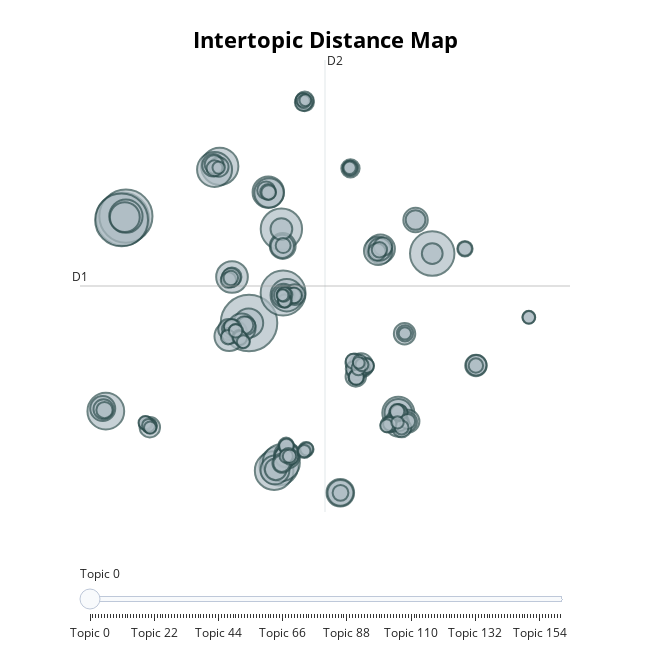

Here is the notebook cell this chart was saved with:
### Code cell
topic_model.visualize_topics()

### Figure 1 — Plotly figure (JSON) as saved in the notebook; plotly's stock layout.template omitted (floating-point values rounded to 4 significant figures; data arrays with more than 128 entries replaced by an {"elided": "..."} marker saying what was removed)
{"data": [{"customdata": {"elided": "162x3 mixed values"}, "hovertemplate": "<b>Topic %{customdata[0]}</b><br>Words: %{customdata[1]}<br>Size: %{customdata[2]}", "legendgroup": "", "marker": {"color": "#B0BEC5", "line": {"color": "DarkSlateGrey", "width": 2}, "size": {"elided": "162 int values"}, "sizemode": "area", "sizeref": 0.1437, "symbol": "circle"}, "mode": "markers", "name": "", "orientation": "v", "showlegend": false, "type": "scatter", "x": {"elided": "162 float values"}, "xaxis": "x", "y": {"elided": "162 float values"}, "yaxis": "y"}], "layout": {"annotations": [{"showarrow": false, "text": "D1", "x": -12.14, "y": 6.414, "yshift": 10}, {"showarrow": false, "text": "D2", "x": 4.918, "xshift": 10, "y": 24.69}], "height": 650, "hoverlabel": {"bgcolor": "white", "font": {"family": "Rockwell", "size": 16}}, "legend": {"itemsizing": "constant", "tracegroupgap": 0}, "margin": {"t": 60}, "shapes": [{"line": {"color": "#CFD8DC", "width": 2}, "type": "line", "x0": 4.918, "x1": 4.918, "y0": -11.86, "y1": 24.69}, {"line": {"color": "#9E9E9E", "width": 2}, "type": "line", "x0": -12.14, "x1": 21.98, "y0": 6.414, "y1": 6.414}], "sliders": [{"active": 0, "pad": {"t": 50}, "steps": [{"args": [{"marker.color": {"elided": "1x162 str values"}}], "label": "Topic 0", "method": "update"}, {"args": [{"marker.color": {"elided": "1x162 str values"}}], "label": "Topic 1", "method": "update"}, {"args": [{"marker.color": {"elided": "1x162 str values"}}], "label": "Topic 2", "method": "update"}, {"args": [{"marker.color": {"elided": "1x162 str values"}}], "label": "Topic 3", "method": "update"}, {"args": [{"marker.color": {"elided": "1x162 str values"}}], "label": "Topic 4", "method": "update"}, {"args": [{"marker.color": {"elided": "1x162 str values"}}], "label": "Topic 5", "method": "update"}, {"args": [{"marker.color": {"elided": "1x162 str values"}}], "label": "Topic 6", "method": "update"}, {"args": [{"marker.color": {"elided": "1x162 str values"}}], "label": "Topic 7", "method": "update"}, {"args": [{"marker.color": {"elided": "1x162 str values"}}], "label": "Topic 8", "method": "update"}, {"args": [{"marker.color": {"elided": "1x162 str values"}}], "label": "Topic 9", "method": "update"}, {"args": [{"marker.color": {"elided": "1x162 str values"}}], "label": "Topic 10", "method": "update"}, {"args": [{"marker.color": {"elided": "1x162 str values"}}], "label": "Topic 11", "method": "update"}, {"args": [{"marker.color": {"elided": "1x162 str values"}}], "label": "Topic 12", "method": "update"}, {"args": [{"marker.color": {"elided": "1x162 str values"}}], "label": "Topic 13", "method": "update"}, {"args": [{"marker.color": {"elided": "1x162 str values"}}], "label": "Topic 14", "method": "update"}, {"args": [{"marker.color": {"elided": "1x162 str values"}}], "label": "Topic 15", "method": "update"}, {"args": [{"marker.color": {"elided": "1x162 str values"}}], "label": "Topic 16", "method": "update"}, {"args": [{"marker.color": {"elided": "1x162 str values"}}], "label": "Topic 17", "method": "update"}, {"args": [{"marker.color": {"elided": "1x162 str values"}}], "label": "Topic 18", "method": "update"}, {"args": [{"marker.color": {"elided": "1x162 str values"}}], "label": "Topic 19", "method": "update"}, {"args": [{"marker.color": {"elided": "1x162 str values"}}], "label": "Topic 20", "method": "update"}, {"args": [{"marker.color": {"elided": "1x162 str values"}}], "label": "Topic 21", "method": "update"}, {"args": [{"marker.color": {"elided": "1x162 str values"}}], "label": "Topic 22", "method": "update"}, {"args": [{"marker.color": {"elided": "1x162 str values"}}], "label": "Topic 23", "method": "update"}, {"args": [{"marker.color": {"elided": "1x162 str values"}}], "label": "Topic 24", "method": "update"}, {"args": [{"marker.color": {"elided": "1x162 str values"}}], "label": "Topic 25", "method": "update"}, {"args": [{"marker.color": {"elided": "1x162 str values"}}], "label": "Topic 26", "method": "update"}, {"args": [{"marker.color": {"elided": "1x162 str values"}}], "label": "Topic 27", "method": "update"}, {"args": [{"marker.color": {"elided": "1x162 str values"}}], "label": "Topic 28", "method": "update"}, {"args": [{"marker.color": {"elided": "1x162 str values"}}], "label": "Topic 29", "method": "update"}, {"args": [{"marker.color": {"elided": "1x162 str values"}}], "label": "Topic 30", "method": "update"}, {"args": [{"marker.color": {"elided": "1x162 str values"}}], "label": "Topic 31", "method": "update"}, {"args": [{"marker.color": {"elided": "1x162 str values"}}], "label": "Topic 32", "method": "update"}, {"args": [{"marker.color": {"elided": "1x162 str values"}}], "label": "Topic 33", "method": "update"}, {"args": [{"marker.color": {"elided": "1x162 str values"}}], "label": "Topic 34", "method": "update"}, {"args": [{"marker.color": {"elided": "1x162 str values"}}], "label": "Topic 35", "method": "update"}, {"args": [{"marker.color": {"elided": "1x162 str values"}}], "label": "Topic 36", "method": "update"}, {"args": [{"marker.color": {"elided": "1x162 str values"}}], "label": "Topic 37", "method": "update"}, {"args": [{"marker.color": {"elided": "1x162 str values"}}], "label": "Topic 38", "method": "update"}, {"args": [{"marker.color": {"elided": "1x162 str values"}}], "label": "Topic 39", "method": "update"}, {"args": [{"marker.color": {"elided": "1x162 str values"}}], "label": "Topic 40", "method": "update"}, {"args": [{"marker.color": {"elided": "1x162 str values"}}], "label": "Topic 41", "method": "update"}, {"args": [{"marker.color": {"elided": "1x162 str values"}}], "label": "Topic 42", "method": "update"}, {"args": [{"marker.color": {"elided": "1x162 str values"}}], "label": "Topic 43", "method": "update"}, {"args": [{"marker.color": {"elided": "1x162 str values"}}], "label": "Topic 44", "method": "update"}, {"args": [{"marker.color": {"elided": "1x162 str values"}}], "label": "Topic 45", "method": "update"}, {"args": [{"marker.color": {"elided": "1x162 str values"}}], "label": "Topic 46", "method": "update"}, {"args": [{"marker.color": {"elided": "1x162 str values"}}], "label": "Topic 47", "method": "update"}, {"args": [{"marker.color": {"elided": "1x162 str values"}}], "label": "Topic 48", "method": "update"}, {"args": [{"marker.color": {"elided": "1x162 str values"}}], "label": "Topic 49", "method": "update"}, {"args": [{"marker.color": {"elided": "1x162 str values"}}], "label": "Topic 50", "method": "update"}, {"args": [{"marker.color": {"elided": "1x162 str values"}}], "label": "Topic 51", "method": "update"}, {"args": [{"marker.color": {"elided": "1x162 str values"}}], "label": "Topic 52", "method": "update"}, {"args": [{"marker.color": {"elided": "1x162 str values"}}], "label": "Topic 53", "method": "update"}, {"args": [{"marker.color": {"elided": "1x162 str values"}}], "label": "Topic 54", "method": "update"}, {"args": [{"marker.color": {"elided": "1x162 str values"}}], "label": "Topic 55", "method": "update"}, {"args": [{"marker.color": {"elided": "1x162 str values"}}], "label": "Topic 56", "method": "update"}, {"args": [{"marker.color": {"elided": "1x162 str values"}}], "label": "Topic 57", "method": "update"}, {"args": [{"marker.color": {"elided": "1x162 str values"}}], "label": "Topic 58", "method": "update"}, {"args": [{"marker.color": {"elided": "1x162 str values"}}], "label": "Topic 59", "method": "update"}, {"args": [{"marker.color": {"elided": "1x162 str values"}}], "label": "Topic 60", "method": "update"}, {"args": [{"marker.color": {"elided": "1x162 str values"}}], "label": "Topic 61", "method": "update"}, {"args": [{"marker.color": {"elided": "1x162 str values"}}], "label": "Topic 62", "method": "update"}, {"args": [{"marker.color": {"elided": "1x162 str values"}}], "label": "Topic 63", "method": "update"}, {"args": [{"marker.color": {"elided": "1x162 str values"}}], "label": "Topic 64", "method": "update"}, {"args": [{"marker.color": {"elided": "1x162 str values"}}], "label": "Topic 65", "method": "update"}, {"args": [{"marker.color": {"elided": "1x162 str values"}}], "label": "Topic 66", "method": "update"}, {"args": [{"marker.color": {"elided": "1x162 str values"}}], "label": "Topic 67", "method": "update"}, {"args": [{"marker.color": {"elided": "1x162 str values"}}], "label": "Topic 68", "method": "update"}, {"args": [{"marker.color": {"elided": "1x162 str values"}}], "label": "Topic 69", "method": "update"}, {"args": [{"marker.color": {"elided": "1x162 str values"}}], "label": "Topic 70", "method": "update"}, {"args": [{"marker.color": {"elided": "1x162 str values"}}], "label": "Topic 71", "method": "update"}, {"args": [{"marker.color": {"elided": "1x162 str values"}}], "label": "Topic 72", "method": "update"}, {"args": [{"marker.color": {"elided": "1x162 str values"}}], "label": "Topic 73", "method": "update"}, {"args": [{"marker.color": {"elided": "1x162 str values"}}], "label": "Topic 74", "method": "update"}, {"args": [{"marker.color": {"elided": "1x162 str values"}}], "label": "Topic 75", "method": "update"}, {"args": [{"marker.color": {"elided": "1x162 str values"}}], "label": "Topic 76", "method": "update"}, {"args": [{"marker.color": {"elided": "1x162 str values"}}], "label": "Topic 77", "method": "update"}, {"args": [{"marker.color": {"elided": "1x162 str values"}}], "label": "Topic 78", "method": "update"}, {"args": [{"marker.color": {"elided": "1x162 str values"}}], "label": "Topic 79", "method": "update"}, {"args": [{"marker.color": {"elided": "1x162 str values"}}], "label": "Topic 80", "method": "update"}, {"args": [{"marker.color": {"elided": "1x162 str values"}}], "label": "Topic 81", "method": "update"}, {"args": [{"marker.color": {"elided": "1x162 str values"}}], "label": "Topic 82", "method": "update"}, {"args": [{"marker.color": {"elided": "1x162 str values"}}], "label": "Topic 83", "method": "update"}, {"args": [{"marker.color": {"elided": "1x162 str values"}}], "label": "Topic 84", "method": "update"}, {"args": [{"marker.color": {"elided": "1x162 str values"}}], "label": "Topic 85", "method": "update"}, {"args": [{"marker.color": {"elided": "1x162 str values"}}], "label": "Topic 86", "method": "update"}, {"args": [{"marker.color": {"elided": "1x162 str values"}}], "label": "Topic 87", "method": "update"}, {"args": [{"marker.color": {"elided": "1x162 str values"}}], "label": "Topic 88", "method": "update"}, {"args": [{"marker.color": {"elided": "1x162 str values"}}], "label": "Topic 89", "method": "update"}, {"args": [{"marker.color": {"elided": "1x162 str values"}}], "label": "Topic 90", "method": "update"}, {"args": [{"marker.color": {"elided": "1x162 str values"}}], "label": "Topic 91", "method": "update"}, {"args": [{"marker.color": {"elided": "1x162 str values"}}], "label": "Topic 92", "method": "update"}, {"args": [{"marker.color": {"elided": "1x162 str values"}}], "label": "Topic 93", "method": "update"}, {"args": [{"marker.color": {"elided": "1x162 str values"}}], "label": "Topic 94", "method": "update"}, {"args": [{"marker.color": {"elided": "1x162 str values"}}], "label": "Topic 95", "method": "update"}, {"args": [{"marker.color": {"elided": "1x162 str values"}}], "label": "Topic 96", "method": "update"}, {"args": [{"marker.color": {"elided": "1x162 str values"}}], "label": "Topic 97", "method": "update"}, {"args": [{"marker.color": {"elided": "1x162 str values"}}], "label": "Topic 98", "method": "update"}, {"args": [{"marker.color": {"elided": "1x162 str values"}}], "label": "Topic 99", "method": "update"}, {"args": [{"marker.color": {"elided": "1x162 str values"}}], "label": "Topic 100", "method": "update"}, {"args": [{"marker.color": {"elided": "1x162 str values"}}], "label": "Topic 101", "method": "update"}, {"args": [{"marker.color": {"elided": "1x162 str values"}}], "label": "Topic 102", "method": "update"}, {"args": [{"marker.color": {"elided": "1x162 str values"}}], "label": "Topic 103", "method": "update"}, {"args": [{"marker.color": {"elided": "1x162 str values"}}], "label": "Topic 104", "method": "update"}, {"args": [{"marker.color": {"elided": "1x162 str values"}}], "label": "Topic 105", "method": "update"}, {"args": [{"marker.color": {"elided": "1x162 str values"}}], "label": "Topic 106", "method": "update"}, {"args": [{"marker.color": {"elided": "1x162 str values"}}], "label": "Topic 107", "method": "update"}, {"args": [{"marker.color": {"elided": "1x162 str values"}}], "label": "Topic 108", "method": "update"}, {"args": [{"marker.color": {"elided": "1x162 str values"}}], "label": "Topic 109", "method": "update"}, {"args": [{"marker.color": {"elided": "1x162 str values"}}], "label": "Topic 110", "method": "update"}, {"args": [{"marker.color": {"elided": "1x162 str values"}}], "label": "Topic 111", "method": "update"}, {"args": [{"marker.color": {"elided": "1x162 str values"}}], "label": "Topic 112", "method": "update"}, {"args": [{"marker.color": {"elided": "1x162 str values"}}], "label": "Topic 113", "method": "update"}, {"args": [{"marker.color": {"elided": "1x162 str values"}}], "label": "Topic 114", "method": "update"}, {"args": [{"marker.color": {"elided": "1x162 str values"}}], "label": "Topic 115", "method": "update"}, {"args": [{"marker.color": {"elided": "1x162 str values"}}], "label": "Topic 116", "method": "update"}, {"args": [{"marker.color": {"elided": "1x162 str values"}}], "label": "Topic 117", "method": "update"}, {"args": [{"marker.color": {"elided": "1x162 str values"}}], "label": "Topic 118", "method": "update"}, {"args": [{"marker.color": {"elided": "1x162 str values"}}], "label": "Topic 119", "method": "update"}, {"args": [{"marker.color": {"elided": "1x162 str values"}}], "label": "Topic 120", "method": "update"}, {"args": [{"marker.color": {"elided": "1x162 str values"}}], "label": "Topic 121", "method": "update"}, {"args": [{"marker.color": {"elided": "1x162 str values"}}], "label": "Topic 122", "method": "update"}, {"args": [{"marker.color": {"elided": "1x162 str values"}}], "label": "Topic 123", "method": "update"}, {"args": [{"marker.color": {"elided": "1x162 str values"}}], "label": "Topic 124", "method": "update"}, {"args": [{"marker.color": {"elided": "1x162 str values"}}], "label": "Topic 125", "method": "update"}, {"args": [{"marker.color": {"elided": "1x162 str values"}}], "label": "Topic 126", "method": "update"}, {"args": [{"marker.color": {"elided": "1x162 str values"}}], "label": "Topic 127", "method": "update"}, {"args": [{"marker.color": {"elided": "1x162 str values"}}], "label": "Topic 128", "method": "update"}, {"args": [{"marker.color": {"elided": "1x162 str values"}}], "label": "Topic 129", "method": "update"}, {"args": [{"marker.color": {"elided": "1x162 str values"}}], "label": "Topic 130", "method": "update"}, {"args": [{"marker.color": {"elided": "1x162 str values"}}], "label": "Topic 131", "method": "update"}, {"args": [{"marker.color": {"elided": "1x162 str values"}}], "label": "Topic 132", "method": "update"}, {"args": [{"marker.color": {"elided": "1x162 str values"}}], "label": "Topic 133", "method": "update"}, {"args": [{"marker.color": {"elided": "1x162 str values"}}], "label": "Topic 134", "method": "update"}, {"args": [{"marker.color": {"elided": "1x162 str values"}}], "label": "Topic 135", "method": "update"}, {"args": [{"marker.color": {"elided": "1x162 str values"}}], "label": "Topic 136", "method": "update"}, {"args": [{"marker.color": {"elided": "1x162 str values"}}], "label": "Topic 137", "method": "update"}, {"args": [{"marker.color": {"elided": "1x162 str values"}}], "label": "Topic 138", "method": "update"}, {"args": [{"marker.color": {"elided": "1x162 str values"}}], "label": "Topic 139", "method": "update"}, {"args": [{"marker.color": {"elided": "1x162 str values"}}], "label": "Topic 140", "method": "update"}, {"args": [{"marker.color": {"elided": "1x162 str values"}}], "label": "Topic 141", "method": "update"}, {"args": [{"marker.color": {"elided": "1x162 str values"}}], "label": "Topic 142", "method": "update"}, {"args": [{"marker.color": {"elided": "1x162 str values"}}], "label": "Topic 143", "method": "update"}, {"args": [{"marker.color": {"elided": "1x162 str values"}}], "label": "Topic 144", "method": "update"}, {"args": [{"marker.color": {"elided": "1x162 str values"}}], "label": "Topic 145", "method": "update"}, {"args": [{"marker.color": {"elided": "1x162 str values"}}], "label": "Topic 146", "method": "update"}, {"args": [{"marker.color": {"elided": "1x162 str values"}}], "label": "Topic 147", "method": "update"}, {"args": [{"marker.color": {"elided": "1x162 str values"}}], "label": "Topic 148", "method": "update"}, {"args": [{"marker.color": {"elided": "1x162 str values"}}], "label": "Topic 149", "method": "update"}, {"args": [{"marker.color": {"elided": "1x162 str values"}}], "label": "Topic 150", "method": "update"}, {"args": [{"marker.color": {"elided": "1x162 str values"}}], "label": "Topic 151", "method": "update"}, {"args": [{"marker.color": {"elided": "1x162 str values"}}], "label": "Topic 152", "method": "update"}, {"args": [{"marker.color": {"elided": "1x162 str values"}}], "label": "Topic 153", "method": "update"}, {"args": [{"marker.color": {"elided": "1x162 str values"}}], "label": "Topic 154", "method": "update"}, {"args": [{"marker.color": {"elided": "1x162 str values"}}], "label": "Topic 155", "method": "update"}, {"args": [{"marker.color": {"elided": "1x162 str values"}}], "label": "Topic 156", "method": "update"}, {"args": [{"marker.color": {"elided": "1x162 str values"}}], "label": "Topic 157", "method": "update"}, {"args": [{"marker.color": {"elided": "1x162 str values"}}], "label": "Topic 158", "method": "update"}, {"args": [{"marker.color": {"elided": "1x162 str values"}}], "label": "Topic 159", "method": "update"}, {"args": [{"marker.color": {"elided": "1x162 str values"}}], "label": "Topic 160", "method": "update"}, {"args": [{"marker.color": {"elided": "1x162 str values"}}], "label": "Topic 161", "method": "update"}]}], "title": {"font": {"color": "Black", "size": 22}, "text": "<b>Intertopic Distance Map", "x": 0.5, "xanchor": "center", "y": 0.95, "yanchor": "top"}, "width": 650, "xaxis": {"anchor": "y", "domain": [0, 1], "range": [-12.14, 21.98], "title": {"text": ""}, "visible": false}, "yaxis": {"anchor": "x", "domain": [0, 1], "range": [-11.86, 24.69], "title": {"text": ""}, "visible": false}}}
